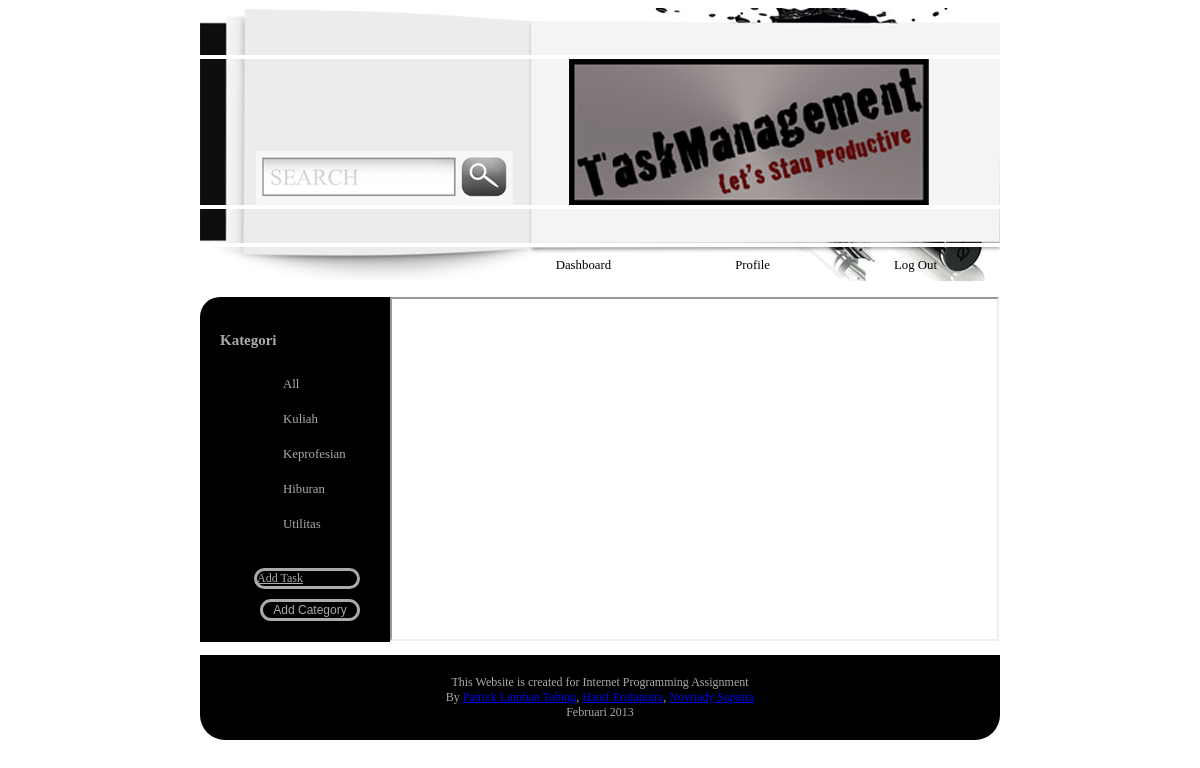
Page /src/dashboard.php on the committed database.
### tables this page shows
CREATE TABLE IF NOT EXISTS `category` (
  `categoryID` varchar(30) NOT NULL,
  `categoryname` varchar(30) NOT NULL,
  `creatorID` varchar(25) NOT NULL,
  PRIMARY KEY (`categoryID`)
);

### model/DBGetter.php (called while the page is built, shortened)
<?php
    class DBGetter {
    	public function getAllCategory() {
			$db = mysqli_connect($GLOBALS['host'], $GLOBALS['username'], $GLOBALS['password'], $GLOBALS['dbname']);
			$format = "SELECT * FROM `category` WHERE 1;";
			$result = mysqli_query($db, $format);
			$categories = array();
			while($row = $result->fetch_row()) {
				$categories[] = new Category($row[0]);
			}
			return $categories;
		}
    }
?>

### model/Category.php (called while the page is built, shortened)
<?php
    class Category implements BaseModel {
		function __construct($id) {
			$db = mysqli_connect($GLOBALS['host'], $GLOBALS['username'], $GLOBALS['password'], $GLOBALS['dbname']);
			$format = "SELECT * FROM `category` WHERE `categoryID` = '%s';";
			$stmt = sprintf($format, $id);
			$result = mysqli_query($db, $stmt);
			if(mysqli_num_rows($result) > 0) {
				$row = $result->fetch_row();
			}
			$this->id = $id;
		}
		public function setData($name, $creatorID) {
			$this->name = $name;
		}
	}
?>

### src/dashboard.php (the view, shortened to what this page needs)
<?php
    $dbg = new DBGetter();
	$categories = $dbg->getAllCategory();
?>
<!DOCTYPE html>
<head>
    <link rel='stylesheet' type="text/css" href="../style/Design.css"/>
</head>
<body class="main">
<div id="header">
<img src="../images/images/Header_3_ip_01.gif"/><img src="../images/images/Header_3_ip_02.gif" /><a href="Dashboard.html"><img src="../images/images/Header_3_ip_03.gif" /></a><img src="../images/images/Header_3_ip_04.gif"  />
  	<ul class="navigation">
		<li> <a href="Dashboard.html"> Dashboard </a> </li>
        <li> <a href="profile.html"> Profile </a> </li>
        <li> <a href="../Index.html"> Log Out </a> </li>
    </ul>
</div>
<div class="kategori">
	<h3> Kategori </h3>
    <ul class="navigation2">
    <li> <a href="kategori.php" target="categoryframe"> All </a></li>
    <?php
    	foreach ($categories as $category) {
			printf('<li> <a href="kategori.php?categoryID=%s" target="categoryframe">%s</a></li>', $category->id, $category->name);
		}
    ?>
    </ul>
    <a class="categbutton" href="Pembuatan-Tugas.html">Add Task</a>
    <div align="right" >
    <a href="#category_form" id="register_pop">
        <input name="Button" type="button" value="Add Category" class="categbutton"/> </a>
	</div>
</div>
<div>
	<iframe src="kategori.php" width="605" height="340" name="categoryframe">  </iframe>
</div>
<div class="footer">This Website is created for Internet Programming Assignment<br />
    By <a href="http://www.facebook.com/patrick.ltobing?fref=ts" target="_blank">Patrick Lumban Tobing</a>, <a href="http://www.facebook.com/hanif.eridaputra" target="_blank">Hanif Eridaputra</a>, <a href="http://www.facebook.com/novriady.saputra.3?fref=ts" target="_blank">Novriady Saputra</a><br />
    Februari 2013
</div>
</body>
</html>

### style/Design.css (style rules this page uses)
.main { width:800px; margin-left:auto; margin-right:auto; background-color:#FFF; }
.navigation { background-image:url(../images/images/Header_3_ip_05.gif); font-family:Tahoma; margin-top: 0px; padding: 3px 3px; text-align:right; }
.navigation li { display:inline-block; margin:5px; }
.navigation a { color:#000; text-decoration:none; font-size:0.8em; padding:10px 15px; margin:40px; text-align:center; }
.navigation2 { padding: 3px 3px; list-style-type:none; }
.navigation2 li { margin:10px; display:inline-block; }
.navigation2 a { text-decoration:none; padding:10px 10px; margin:40px; color:#aaaaaa; text-align:center; }
.footer { background-color:#000; margin-top:10px; color:#aaaaaa; padding:20px; text-align:center; font-size:0.75em; font-family:Tahoma; clear:both; -webkit-border-bottom-right-radius: 25px; -webkit-border-bottom-left-radius: 25px; -moz-border-radius-bottomright: 25px; -moz-border-radius-bottomleft: 25px; border-bottom-right-radius: 25px; border-bottom-left-radius: 25px; }
.kategori { background-color:#000; float:left; width:150px; height:305px; color:#aaaaaa; padding:20px; font-size:0.8em; font-family:Tahoma; -webkit-border-top-left-radius: 20px; -moz-border-radius-topleft: 20px; border-top-left-radius: 20px; }
.categbutton { width:100px; font-size:12px; margin-top:10px; margin-left:5px; margin-right:10px; background-color:#000; border:solid; color:#aaaaaa; float:right; -webkit-border-radius: 20px; -moz-border-radius: 20px; border-radius: 20px; }

### rows in the picture
category: categoryname "Kuliah"
category: categoryname "Keprofesian"
category: categoryname "Hiburan"
category: categoryname "Utilitas"
